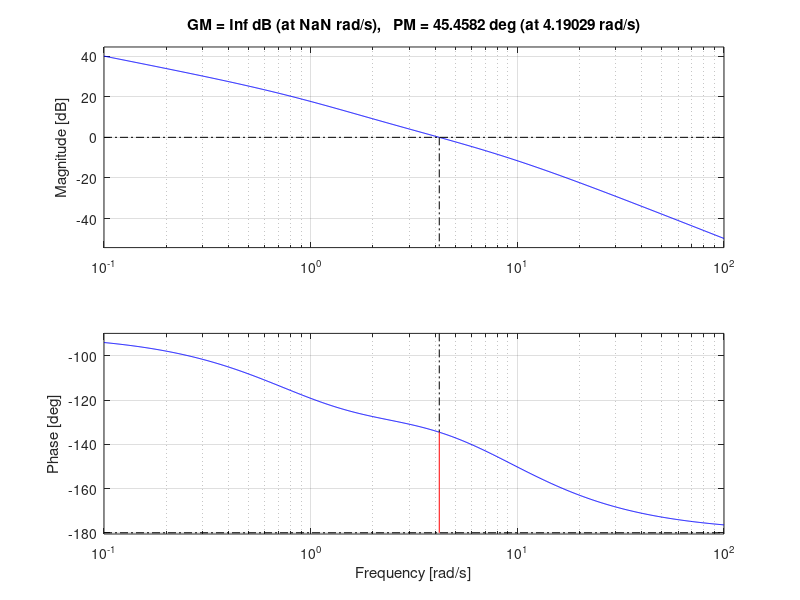

Recreate this plot in MATLAB.
n = 10;
d = [1 1 0];
sys = tf(n,d);                 % Plant: 10/(s^2 + s)

[GM,PM,wgm,wpm] = margin(sys); % Original margins

SM = 45;                       % Desired phase margin
phim = SM - PM + 5;            % Additional phase needed (+5° safety)

alpha1 = (1 - sin(phim*pi/180)) / (1 + sin(phim*pi/180));

w = logspace(0,2,100);
[mag,~] = bode(sys,w);
magdb = squeeze(20*log10(mag));

% Find frequency where |G(jw)| = -20log10(1/sqrt(alpha1))
target = -20*log10(1/sqrt(alpha1));
wm = interp1(magdb,w,target);

tau = 1/(wm*sqrt(alpha1));

D = tf([tau 1],[alpha1*tau 1]); % Lead compensator

margin(D*sys)   % Bode plot of compensated system
